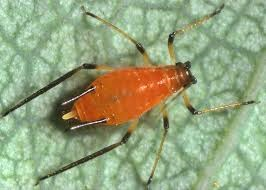
#> input picture JTDeepNet/aphid_train.jpg, 266 x 190 px, found by its file name
$ python utils.py
#> lines starting #> are read from the running program, lines starting #| are printed output that depends on the picture

#================================================================
#
#   File name   : utils.py
#   Author      : Josiah Tan
#   Created date: 22/05/2020
#   Description : Random utilities for deep learnin stuff
#
#================================================================

import matplotlib.pyplot as plt
import numpy as np
import cv2
from PIL import Image
import os
import h5py


class Debugger:
    """ used when I can't be bothered to comment stuff out when I don't want to print stuff out"""
    def __init__(self):
        self.__display = False
    def disp(self, something, manual_display_mode = True):
        if self.__display:
            if manual_display_mode:
                print(something)
    def change_disp_mode(self, display_mode):
        #set the default display mode
        self.__display = display_mode


class JThdf(Debugger):
    def __init__(self):
        self.__data = {}
        super().__init__()
    def __call__(self, file_name):
        self.__file_name = file_name


    def create_new_datasets(self, data, name = "", username = "", dataset_file_name = "", mode = 'a'):
        """
        WARNING: this function can override data, so be careful, only use 'w' when u know what u r doing
        parameters -- data is a list of arrays
                   -- name is a string containing the name of the dataset
        returns -- none

        writes data to .h files
        """
        self.disp("CREATE NEW DATASETS")

        if dataset_file_name == "":
            dataset_file_name = self.__file_name

        with h5py.File(dataset_file_name, mode) as hdf: #note that 'w' actually erases the contents of the file
            user_group = hdf.require_group(username)
            type_group = user_group.require_group(name)
            type_group_items = list(type_group.items())
            type_group_keys = list(type_group.keys())
            self.disp(f"type_group_items {type_group_items}")
            self.disp(f"type_group_keys {type_group_keys}")
            num_items = str(len(type_group_keys))
            type_group.create_dataset(num_items, data = data)

            """
            #subgroup = hdf.require_group(f"{username}_subgroup_{name}")
            #hdf.create_dataset("random", data = data)
            ls = dict(hdf.keys())
            print(ls)

            hdf.create_dataset('set_x', data = np.array(x_lis)) #x_lis should be a list containing np.arrays
            hdf.create_dataset('set_y', data = np.array(y_lis))
            hdf.create_dataset('list_classes', data = np.array([x.encode('utf-8') for x in list_classes]))
            ls = list(hdf.keys())
            print(f"List of datasets in this file: \n {ls}")

            x_orig = np.array(hdf.get('set_x'))
            y_orig = np.array(hdf.get('set_y')).reshape((1,-1)) # changes (8,) to(1,8)
            classes = np.array(hdf.get('list_classes'))
            """

    # [42 lines left out: function read_datasets, not called in this run]

    def create_whole_dataset(self, x = None, y = None, classes = None, key_x = "raw_x", key_y = "raw_y", key_classes = "classes", username = "", dataset_file_name = "", mode = 'a'):
        """
        parameters -- x: numpy array for x values
                   -- y: numpy array for y values, e.g np.array([0,1,1,0])
                   -- classes: list of classes which correspond to the encoding of y, e.g ["right", "left", "up", "down"]
                   -- key_x: key value name for x_lis
                   -- key_y: key value name for y_lis
                   -- username: name of user
                   -- mode: 'a' to append, 'w' to delete and create a new dataset
        returns None

        layout -- dataset_file_name
                    -- username
                        -- key_x
                            -- 0
                            -- 1
                            -- 2
                        -- key_y
                            -- 0
                            -- 1
                    -- key_classes
        """


        """Using appended/ default values"""
        if x is None:
            x = self.__data[key_x]
        if y is None:
            y = self.__data[key_y]
        if classes is None:
            classes = self.__data[key_classes]
        if dataset_file_name == "":
            dataset_file_name = self.__file_name


        with h5py.File(dataset_file_name, mode) as hdf:
            self.disp(list(hdf.keys()))
            if key_classes not in list(hdf.keys()):
                hdf.create_dataset(key_classes, data = np.array([arrow_key.encode('utf-8') for arrow_key in classes])) # creating dataset for classes
        self.create_new_datasets(x, name = key_x, username = username, dataset_file_name = dataset_file_name, mode = 'a') # create dataset for x
        self.create_new_datasets(y, name = key_y, username = username, dataset_file_name = dataset_file_name, mode = 'a') # create dataset for y

    # [45 lines left out: functions read_whole_dataset, append_data, not called in this run]

class JTImageProcessing(JThdf):
    def __init__(self):
        super().__init__()
    # [31 lines left out: function print_image, not called in this run]

    def file2array(self, file_name):
        """converts a file to an array"""
        return np.array(plt.imread(file_name))

    # [9 lines left out: function image_resize, not called in this run]


class JTTestCases(JTImageProcessing):
    def __init__(self):
        super().__init__()

        program_number = -2

        programs = ("test JThdf __call__",
                    "test_image_resize_from_file",
                    "test_image_resize",
                    "test_create_new_datasets",
                    "test_append_data",
                    "test_read_datasets",
                    "test_whole_datasets",
                    "test_user_interface")

        self.image_file_name = "aphid_train.jpg"
        self.dimensions = (150,150)

        self.output_file_name = r"C:\Users\josia\Desktop\Josiah_Folder\UNI\Semester_1\PEP1\robotics_club\random_datasets.h5"

        self.raw_image = cv2.imread(self.image_file_name, 0)
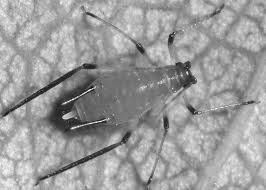
#> self.raw_image: shape (190, 266); min 5, max 251, mean 155.9

        program = programs[program_number]

        self.disp(self.exc_program_chooser(program))

    def exc_program_chooser(self, program):
        return {
            'test JThdf __call__': self.test_hdf_call,
            'test_image_resize_from_file': self.test_image_resize_from_file,
            'test_image_resize': self.test_image_resize,
            'test_create_new_datasets': self.test_create_new_datasets,
            'test_append_data': self.test_append_data,
            'test_read_datasets' : self.test_read_datasets,
            'test_whole_datasets' : self.test_whole_datasets,
            'test_user_interface' : self.test_user_interface
        }.get(program, lambda: None)()

    # [9 lines left out: function test_image_resize_from_file, not called in this run]
    def test_image_resize(self):
        resized_image = testing.image_resize(self.raw_image, self.dimensions)
        self.print_image({"resized_image" : resized_image, "raw_image" : self.raw_image})

    # [55 lines left out: functions test_hdf_call, test_create_new_datasets, test_append_data, test_read_datasets, not called in this run]

    def test_whole_datasets(self):
        self(self.output_file_name)
        self.change_disp_mode(1)
        """
        x = []
        sample_photos_dir =
        for image_files in os.listdir(sample_photos_dir):
            raw_image = self.file2array(os.path.join(sample_photos_dir, image_files))
            x.append(self.image_resize(raw_image, self.dimensions))
        """
        x = [np.random.randn(150,150,3) for I in range(293)]
        y = (np.random.randn(293, 4) < 0.3).astype("int")
        classes = ["right", "left", "up", "down"]
        self.create_whole_dataset(x, y, classes, key_x = "raw_x", key_y = "raw_y", key_classes = "classes", username = "Josiah")
        x,y, classes = self.read_whole_dataset(key_x = "raw_x", key_y = "raw_y", key_classes = "classes", username = "Josiah")
        self.disp(f"classes: {classes}")
        self.disp(f"x.shape: {x.shape}")
        self.disp(f"y.shape: {y.shape}")
    # [15 lines left out: function test_user_interface, not called in this run]

if __name__ == "__main__":
#> (the run stopped early here; a loop or call above may not have finished)

$ run again, with JTDeepNet/aphid_backyard.jpg copied over JTDeepNet/aphid_train.jpg
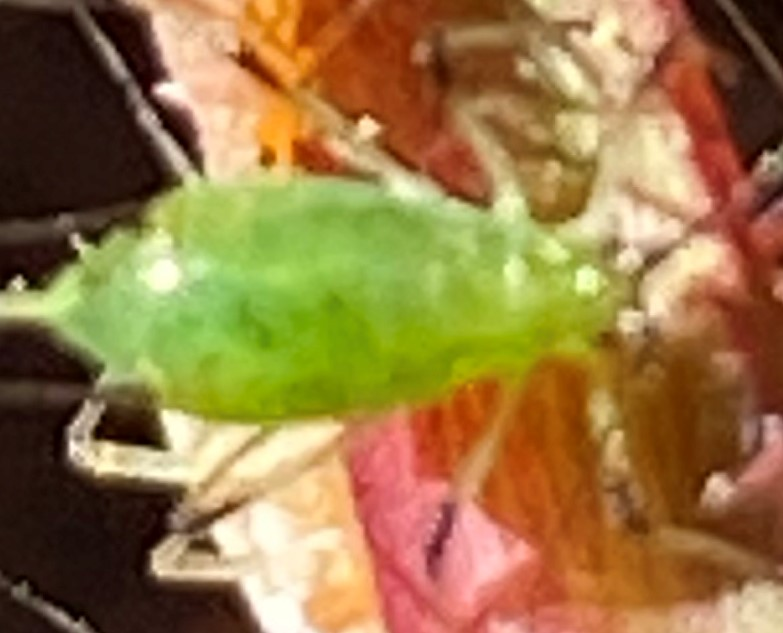
#> input picture JTDeepNet/aphid_backyard.jpg, 783 x 633 px, found by its file name
#> in __init__, `self.raw_image = cv2.imread(self.image_file_name, 0)`:
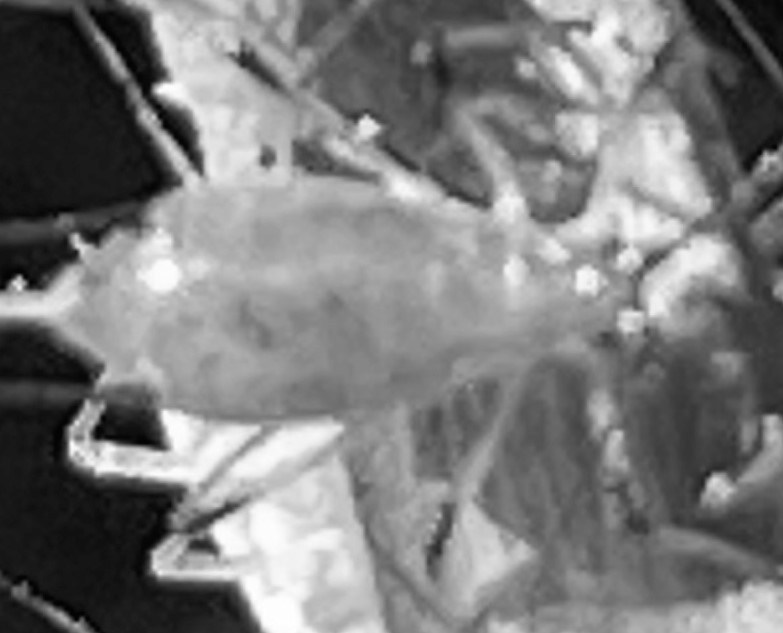
#> self.raw_image: shape (633, 783); min 0, max 255, mean 123.6

$ run again, with JTDeepNet/aphid_test_2.jpg copied over JTDeepNet/aphid_train.jpg
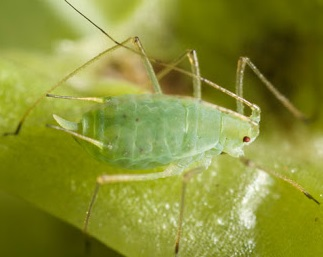
#> input picture JTDeepNet/aphid_test_2.jpg, 323 x 257 px, found by its file name
#> in __init__, `self.raw_image = cv2.imread(self.image_file_name, 0)`:
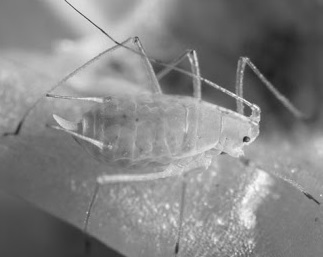
#> self.raw_image: shape (257, 323); min 27, max 253, mean 131.3
